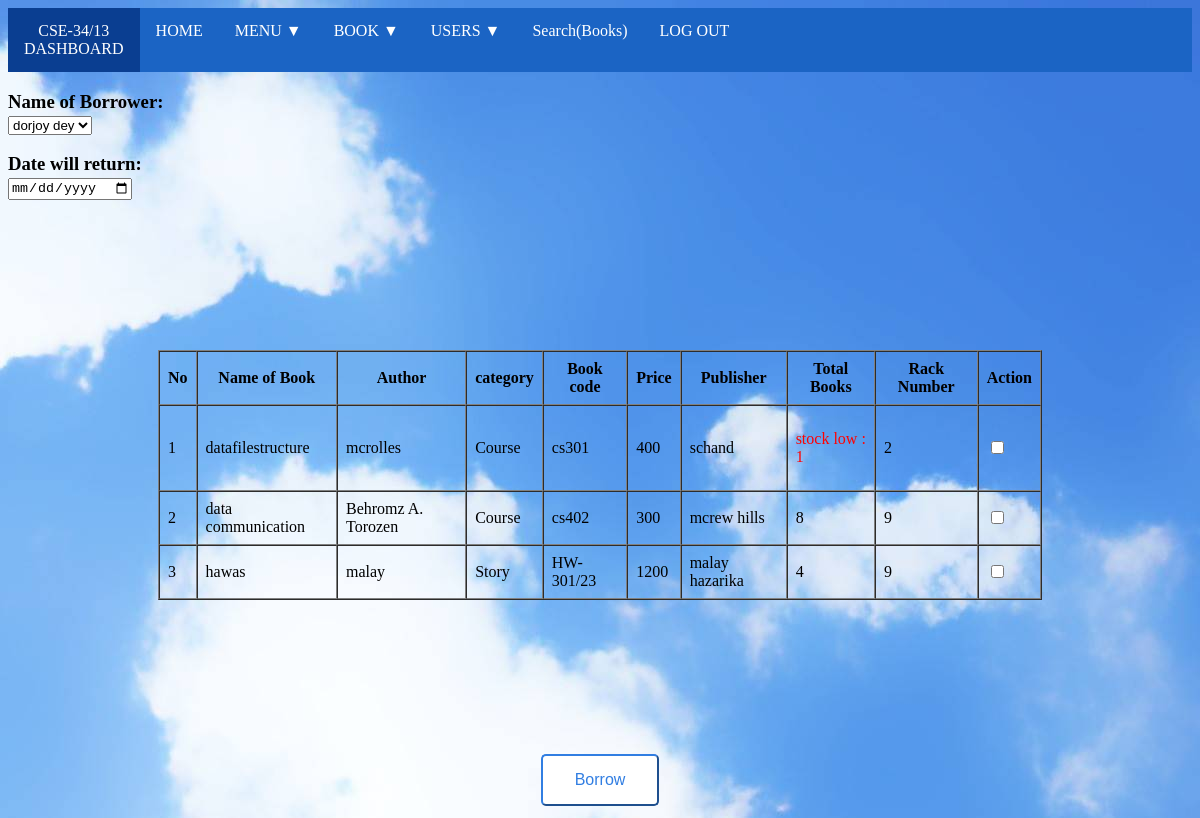
The page /user/userBorrowbook.php (signed in) on the database its author committed.
### tables this page shows
CREATE TABLE IF NOT EXISTS `newbook` (
  `booknm` varchar(400) NOT NULL,
  `bauthor` text NOT NULL,
  `category` text NOT NULL,
  `bcode` varchar(100) NOT NULL,
  `bprice` int(20) NOT NULL,
  `bpublisher` text NOT NULL,
  `totbooks` int(255) NOT NULL,
  `racknum` varchar(100) NOT NULL
);

### user/userBorrowbook.php (the view, shortened to what this page needs)
<?php
if(!isset($_SESSION['uid']))
{
  header("signin-user.php");
}
else
{
  include_once('../dbconnect.php');
  $query = "SELECT * FROM newuserdata WHERE uid ='".$_SESSION['uid']."'";
  $result = mysqli_query($conn, $query);
?>
<!DOCTYPE html>
<html>
  <head>
        <link rel="stylesheet" href="../assets/style.css">
      <link rel="stylesheet" href="//code.jquery.com/ui/1.12.1/themes/base/jquery-ui.css">
      <link rel="stylesheet" href="/resources/demos/style.css">
  </head>
  <body background = "../assets/bluebackground.jpg">
    <ul>
      <li><a href="#" style="hover:not ;background-color: #0a3e91;">
        <?php echo $_SESSION['uid']; ?><br>
        DASHBOARD</a></li>
      <li><a href="../user/userDashboard.php">HOME</a></li>
      <li class="dropdown">
        <a href="javascript:void(0)" class="menubar-dropdown">MENU ▼</a>
      </li>
      <li class="dropdown">
        <a href="javascript:void(0)" class="bookbar-dropdown">BOOK ▼</a>
      </li>
      <li class="dropdown">
        <a href="javascript:void(0)" class="users-dropdown">USERS ▼</a>
      </li>
      <li><a href="userSearchbook.php">Search(Books)</a></li>
      <li><a href="userLogout.php">LOG OUT</a></li>
    </ul>
    <form action="<?php echo htmlspecialchars($_SERVER['PHP_SELF']); ?>" method="post">
      <div>
        <p><h3>Name of Borrower:
          <br>
           <select name="borrower">
             <?php while($row = mysqli_fetch_array($result)):; ?>
             <option value="<?php echo $row['uid']; ?>"><?php echo $row['firstname']." ".$row['lastname']; ?></option>
           <?php endwhile; ?>
           </select>
           </h3>
        </p>
      </div>
      <div>
        <p>
          <h3>
            Date will return:
            <br>
            <input type="date" name="returndate">
          </h3>
        </p>
      </div>
      <div>
        <center>
        <table cellpadding="8" cellspacing="0" border="1" style="margin: 150px;">
          <tr>
            <th>No</th>
            <th>Name of Book</th>
            <th>Author</th>
            <th>category</th>
            <th>Book code</th>
            <th>Price</th>
            <th>Publisher</th>
            <th>Total Books</th>
            <th>Rack Number</th>
            <th>Action</th>
          </tr>
          <?php
            $sql = "SELECT * FROM newbook";
            $query = mysqli_query($conn,$sql);
            if(mysqli_num_rows($query)>0)
            {
              $i = 1;
              while ($row = mysqli_fetch_object($query))
              {
                  $bcode = $row->bcode;
                  $totbooks = $row->totbooks;
                      $borrow_details = mysqli_query($conn,"SELECT * FROM borrower WHERE bcode = '$bcode' AND borrowstatus='pending'");
                      $count = mysqli_num_rows($borrow_details);
                        $totalbooksleft = $totbooks - $count;
          ?>
              <tr>
                <td><?php echo $i++; ?></td>
                <td><?php echo $row->booknm; ?></td>
                <td><?php echo $row->bauthor; ?></td>
                <td><?php echo $row->category; ?></td>
                <td><?php echo $row->bcode; ?></td>
                <td><?php echo $row->bprice; ?></td>
                <td><?php echo $row->bpublisher; ?></td>
                <td>
                  <?php
                  if($totalbooksleft <= 3)
                  {
                    echo "<p style='color:red;'>stock low : $totalbooksleft</p>";
                  }
                  elseif ($totalbooksleft == 0)
                  {
                    echo "<p style='color:red;'>out of stock</p>";
                  }
                  else
                  {
                    echo $totalbooksleft;
                  }
                  ?></td>
                <td><?php echo $row->racknum; ?></td>
                <td>
                  <input type="checkbox" name="selectbook[]" multiple="multiple" value="<?php echo $row->bcode; ?>">
                </td>
              </tr>
          <?php
              }
            }
           ?>
        </table>
        <input type="submit" name="Borrow-btn" value="Borrow" class="btnborrow">
        </center>
      </div>
    </form>
  </body>
</html>
<?php } ?>

### assets/style.css (style rules this page uses)
body { background = "../assets/bluebackground.jpg"; background-color: #cccccc; background-repeat: no-repeat; }
ul { list-style-type: none; margin: 0px; padding: 0px; overflow: hidden; background-color: #1b64c4; }
li { float: left; }
li a, .bookbar-dropdown { display: inline-block; color: white; text-align: center; padding: 14px 16px; text-decoration: none; }
li a, .users-dropdown { display: inline-block; color: white; text-align: center; padding: 14px 16px; text-decoration: none; }
li.dropdown { display: inline-block; }
li a, .menubar-dropdown { display: inline-block; color: white; text-align: center; padding: 14px 16px; text-decoration: none; }

### user/userBorrowbook.php (style rules this page uses)
.btnborrow { background-color: white; border-radius: 5px; border-color: #317ee2; color: #317ee2; padding: 15px 32px; text-align: center; text-decoration: none; display: inline-block; font-size: 16px; margin: 4px 3px; cursor: pointer; }

### rows shown on the page
newbook: booknm "datafilestructure", bauthor "mcrolles", category "Course", bcode "cs301", bprice "400", bpublisher "schand", totbooks "1", racknum "2"
newbook: booknm "data communication", bauthor "Behromz A. Torozen", category "Course", bcode "cs402", bprice "300", bpublisher "mcrew hills", totbooks "8", racknum "9"
newbook: booknm "hawas", bauthor "malay", category "Story", bcode "HW-301/23", bprice "1200", bpublisher "malay hazarika", totbooks "4", racknum "9"

### other values the page prints
$_SESSION['uid'] "CSE-34/13"
form field borrower "dorjoy dey"
